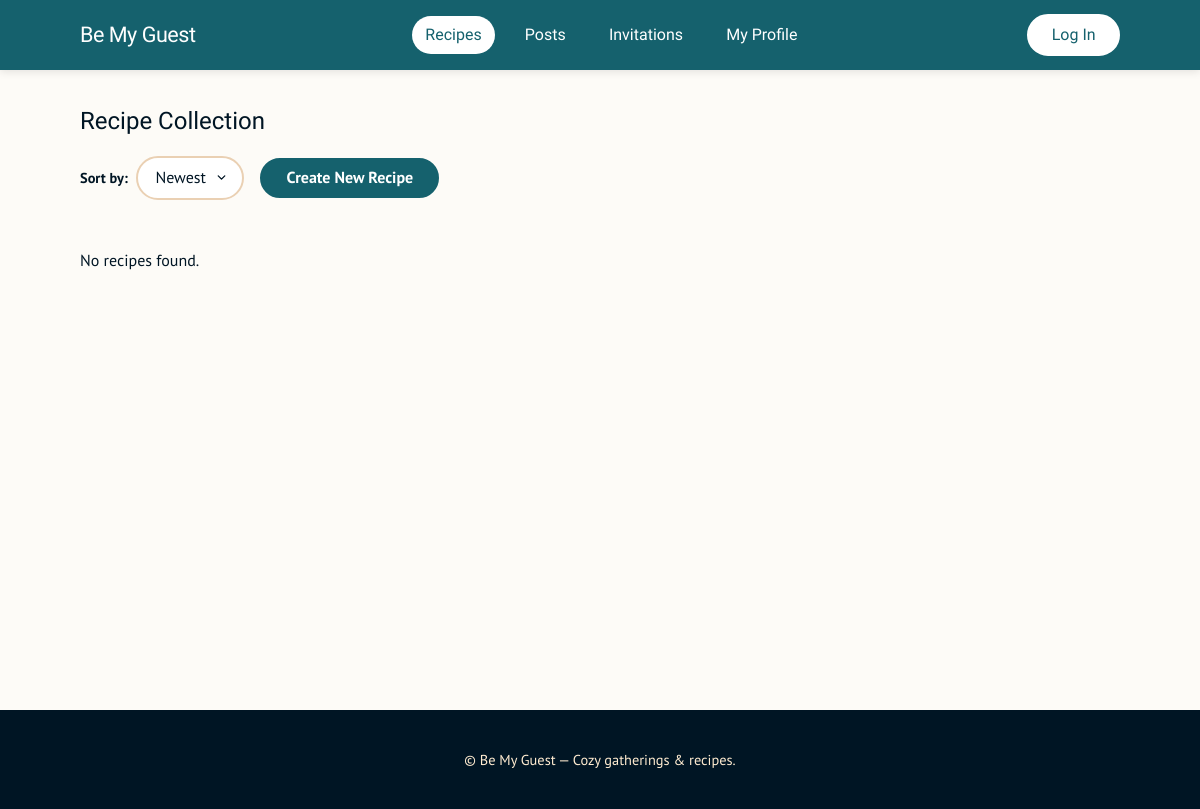
Page /recipes/ on the earlier database version.
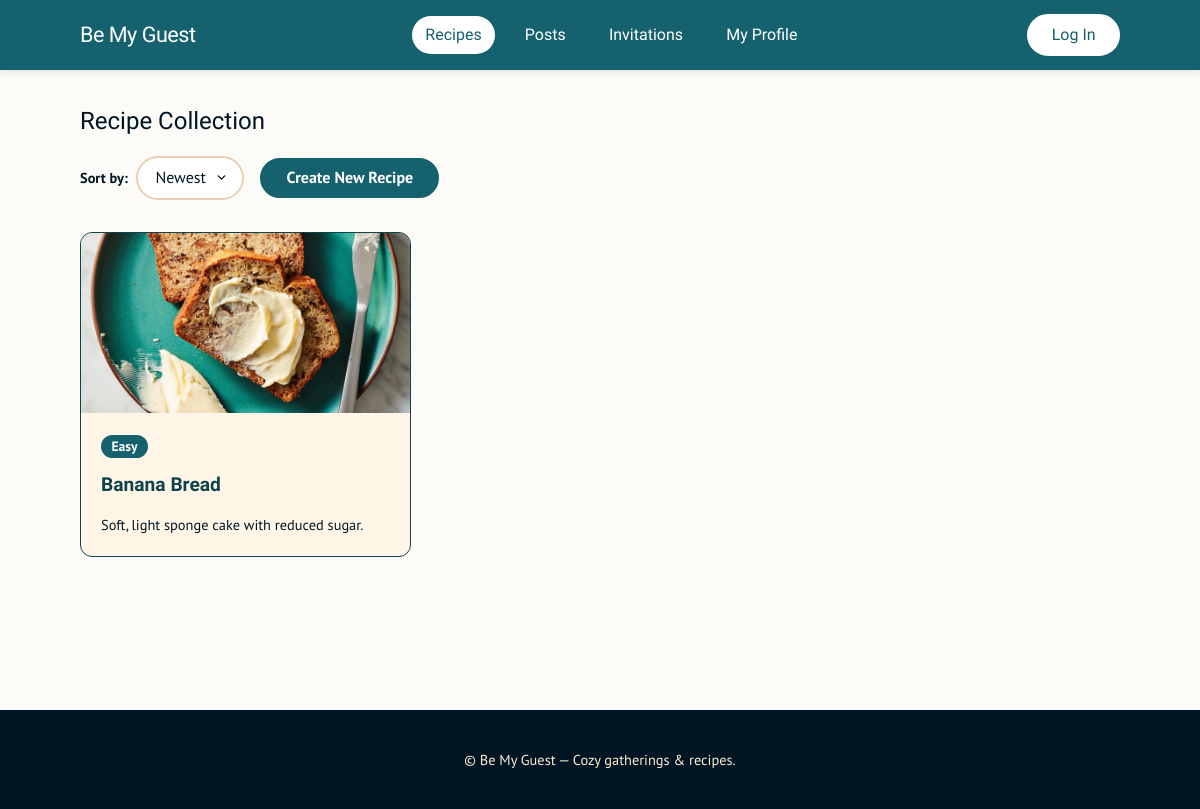
Same page on the later database version.
### features/recipes/models.py (models this page shows, shortened)
class Recipe(models.Model):
    class Difficulty(models.TextChoices):
        EASY = 'Easy', 'Easy'
        MEDIUM = 'Medium', 'Medium'
        HARD = 'Hard', 'Hard'
    id = models.BigAutoField(primary_key=True)
    creator = models.ForeignKey(
        settings.AUTH_USER_MODEL,
        on_delete=models.CASCADE,
        related_name='recipes',
        verbose_name='User who created recipe',
    )
    recipe_name = models.CharField(max_length=255)
    description = models.TextField(
        blank=True,
        help_text='Recipe introduction, story behind this recipe',
    )
    ingredients = models.JSONField(
        default=list, help_text='Ingredient names and quantities'
    )
    instructions = models.JSONField(
        default=list, help_text='Ordered cooking steps'
    )
    preparation_time = models.IntegerField(
        default=0, help_text='Preparation time (minutes)'
    )
    cooking_time = models.IntegerField(
        default=0, help_text='Cooking time (minutes)'
    )
    servings = models.PositiveIntegerField(
        default=1, help_text='Number of servings'
    )
    difficulty = models.CharField(
        max_length=10,
        choices=Difficulty.choices,
        default=Difficulty.EASY,
    )
    dietary_tags = models.JSONField(
        default=list, blank=True, help_text='Vegetarian, vegan, etc.'
    )
    allergens = models.JSONField(
        default=list, blank=True, help_text='Peanut, milk, eggs, etc.'
    )
    image = models.ImageField(upload_to='recipes/', blank=True, null=True)
    created_at = models.DateTimeField(auto_now_add=True)
    class Meta:
        ordering = ['-created_at']

### features/recipes/views.py (the view)
# urls.py: path("recipes/", recipe_views.recipe_list, name="recipes"),
def recipe_list(request):
    recipes = Recipe.objects.all().order_by('-created_at')
    return render(request, 'recipes.html', {'recipes': recipes})

### bemyguest/templates/recipes.html (shortened to what this page needs)
{% extends "base.html" %}
{% load static %}
{% block content %}
<div class="row" style="display: flex; justify-content: space-between; align-items: center; margin-bottom: 2rem; flex-wrap: wrap; gap: 1rem;">
  <h2 style="margin: 0; font-weight: 700;">Recipe Collection</h2>
  <div style="display: flex; align-items: center; gap: 1rem; flex-wrap: wrap;">
    <div style="display: flex; align-items: center; gap: 0.5rem;">
      <label for="sort-by" style="font-weight: 600; font-size: 0.9rem; margin: 0;">Sort by:</label>
        <select id="sort-by" style="width: auto; margin: 0; height: auto; padding: 0.45rem 2.25rem 0.45rem 1.1rem; border-radius: 999px; appearance: none; -webkit-appearance: none; background-color: var(--white, #ffffff); background-repeat: no-repeat; background-position: right 0.9rem center; background-size: 13px;">
        <option value="newest">Newest</option>
        </select>
    </div>
    <a href="{% url 'recipe_create' %}" class="button" style="background-color: var(--stormy-teal, #1b535d); color: white; border-radius: 9999px; padding: 0.5rem 1.5rem; text-decoration: none; font-weight: 600; display: inline-flex; align-items: center;">
      Create New Recipe
    </a>
  </div>
</div>
<div class="card-grid" style="display: grid !important; grid-template-columns: repeat(auto-fill, minmax(280px, 1fr)) !important; gap: 1.5rem !important; align-items: start !important;">
  {% for recipe in recipes %}
  <div class="recipe-card" style="margin-top: 0 !important; border: 1.5px solid var(--stormy-teal-dark, #0F434B); border-radius: var(--radius, 12px); overflow: hidden; background: var(--papaya-whip-light, #FFF6E8);">
    <div class="recipe-card__image" style="display: flex; align-items: center; justify-content: center; color: var(--white); background-color: var(--stormy-teal-dark, #0F434B); font-weight: bold; overflow: hidden; height: 180px;">
      {% if "Banana" in recipe.recipe_name %}
        <img src="{% static 'images/BananaBread.jpeg' %}" alt="Banana Bread" style="width: 100%; height: 100%; object-fit: cover; display: block;">
      {% elif recipe.image and recipe.image.name %}
        <img src="{{ recipe.image.url }}" alt="{{ recipe.recipe_name }}" style="width: 100%; height: 100%; object-fit: cover; display: block;">
      {% else %}
        [ Food Image ]
      {% endif %}
    </div>
    <div class="recipe-card__content" style="padding: 1.25rem;">
      <span class="badge primary" style="margin-bottom: 0.5rem;">{{ recipe.difficulty }}</span>
      <h3 style="margin-top: 0.25rem; margin-bottom: 0.5rem; font-size: 1.2rem;"><a href="{% url 'recipe_detail' recipe.pk %}">{{ recipe.recipe_name }}</a></h3>
      <p class="muted" style="font-size: 0.9rem; margin-bottom: 0; color: var(--ink-black); line-height: 1.4;">{{ recipe.description }}</p>
    </div>
  </div>
  {% empty %}
  <p class="muted">No recipes found.</p>
  {% endfor %}
</div>
{% endblock %}

### bemyguest/templates/base.html (shortened to what this page needs)
{% load static %}
<!DOCTYPE html>
<html lang="en">
<head>
    <link rel="stylesheet" href="{% static 'normalize.css' %}?v=2">
    <link rel="stylesheet" href="{% static 'skeleton.css' %}?v=3">
    <link rel="stylesheet" href="{% static 'style.css' %}?v=104">
</head>
<body>
  <header class="site-header">
    <div class="container">
      <a href="{% url 'home' %}" class="brand">
        <span class="brand__title">Be My Guest</span>
      </a>
      <nav class="nav" aria-label="Main Navigation">
        <a href="{% url 'recipes' %}" class="{% if request.resolver_match.url_name == 'recipes' %}active{% endif %}">Recipes</a>
        <a href="{% url 'posts' %}" class="{% if request.resolver_match.url_name == 'posts' %}active{% endif %}">Posts</a>
        <a href="{% url 'invitations' %}" class="{% if request.resolver_match.url_name == 'invitations' %}active{% endif %}">Invitations</a>
        <a href="{% url 'users:user' %}" class="{% if request.resolver_match.namespace == 'users' %}active{% endif %}">My Profile</a>
      </nav>
      <div class="auth-nav">
        {% if user.is_authenticated %}
          <form method="post" action="{% url 'logout' %}">
            {% csrf_token %}
            <button type="submit" class="button button-outline">Log Out</button>
          </form>
        {% else %}
          <a href="{% url 'login' %}" class="button button-nav">Log In</a>
        {% endif %}
      </div>
    </div>
  </header>
  <main class="main-content">
    <div class="container">
      {% block content %}{% endblock %}
    </div>
  </main>
  <footer class="site-footer">
    <div class="container">
      <p>&copy; Be My Guest — Cozy gatherings & recipes.</p>
    </div>
  </footer>
</body>
</html>

### bemyguest/ui-ux/skeleton.css (style rules this page uses)
a { color: var(--stormy-teal); text-decoration: none; font-weight: 500; }
.button, a.button, button, input[type="submit"], input[type="reset"], input[type="button"] { display: inline-flex; align-items: center; justify-content: center; background-color: var(--stormy-teal); border: 2px solid var(--stormy-teal); color: var(--white) !important; border-radius: 999px; padding: 0.6rem 1.4rem; font-weight: 600; line-height: 1.2; transition: background-color 0.2s ease, transform 0.1s ease; text-decoration: none !important; }
a.button.button-nav, .button.button-nav { background-color: var(--white) !important; color: var(--stormy-teal) !important; border: 2px solid var(--white) !important; }
input[type="text"], input[type="search"], input[type="email"], input[type="password"], select, textarea { border: 2px solid var(--border-light); background-color: var(--white); color: var(--ink-black); border-radius: 10px; padding: 0.6rem 0.85rem; width: 100%; }
.container { width: 100%; max-width: 1080px; margin: 0 auto; padding: 0 20px; }
.row { display: flex; gap: 1.5rem; flex-wrap: wrap; }
.badge { display: inline-block; padding: 0.3rem 0.65rem; border-radius: 999px; font-size: 0.85rem; font-weight: 600; line-height: 1; background: var(--papaya-whip); color: var(--brandy); }
.badge.primary { background: var(--stormy-teal); color: var(--white); }

### bemyguest/ui-ux/style.css (style rules this page uses)
:root { --ink-black: #001524; --stormy-teal: #15616D; --stormy-teal-dark: #0F434B; --papaya-whip: #FFECD1; --papaya-whip-light: #FFF6E8; --off-white: #FDFBF7; --harvest-orange: #D95D00; --brandy: #78290F; --white: #ffffff; --border-light: #EAD0B3; --radius: 12px; }
body { font-family: "PT Sans", sans-serif; color: var(--ink-black); background: var(--off-white) !important; line-height: 1.6; }
h1, h2, h3, h4, h5, h6, .recipe-card h3, .card h4, .brand__title, .nav a, .auth-nav a, .auth-nav button { font-family: "Calistoga", serif !important; font-weight: 400 !important; }
h1, h2, h3, h4, h5 { color: var(--ink-black); font-weight: 700; margin-top: 0; }
.site-header { background: var(--stormy-teal); color: var(--white); box-shadow: 0 2px 8px rgba(0, 0, 0, 0.1); }
.site-header .container { display: flex; align-items: center; justify-content: space-between; padding: 0.85rem 20px; }
.brand { display: flex; align-items: center; gap: 0.75rem; text-decoration: none; color: var(--white); }
.brand__title { font-weight: 800; font-size: 1.35rem; letter-spacing: -0.5px; color: var(--white); }
.nav { display: flex; gap: 1rem; align-items: center; }
.nav a { color: var(--white); padding: 0.4rem 0.9rem; border-radius: 999px; text-decoration: none; font-weight: 600; transition: background-color 0.2s ease; }
.nav a:hover, .nav a.active { background: var(--brandy); color: var(--white); }
.auth-nav { display: flex; gap: 0.5rem; }
.site-header .nav a, .nav a { transition: background-color 0.2s ease, color 0.2s ease; border-radius: 999px; padding: 0.4rem 0.85rem; }
.site-header .nav a.active, .nav a.active { background-color: var(--white) !important; color: var(--stormy-teal) !important; font-weight: 600; }
.site-header .nav a::after, .nav a::after { background-color: transparent !important; }
.main-content { padding: 2rem 0; min-height: calc(100vh - 160px); }
.card-grid { display: grid; grid-template-columns: repeat(auto-fill, minmax(280px, 1fr)); gap: 1.5rem; align-items: start; }
.recipe-card { background: var(--papaya-whip-light, #FFF6E8); border-radius: var(--radius, 12px); border: 1.5px solid var(--stormy-teal-dark, #0F434B); overflow: hidden; display: flex; flex-direction: column; }
.recipe-card__image { width: 100% !important; height: 180px !important; object-fit: cover !important; background-color: var(--stormy-teal-dark, #0F434B); position: relative; overflow: hidden; }
.recipe-card__image img { display: block !important; width: 100% !important; height: 100% !important; object-fit: cover !important; }
.recipe-card__content { padding: 1rem; flex-grow: 1; }
.card a, .recipe-card a { color: var(--stormy-teal-dark); font-weight: 700; }
.card-grid, .row, .posts-container { display: grid !important; align-items: start !important; align-content: start !important; justify-content: start; }
.card-grid { display: grid !important; grid-template-columns: repeat(auto-fit, minmax(460px, 1fr)); gap: 1.5rem; align-items: start !important; align-content: start !important; }
.site-footer { background: var(--ink-black); color: var(--papaya-whip); padding: 1.5rem 0; text-align: center; font-size: 0.9rem; }

Differences in the rows shown:
added Recipe: difficulty "Easy", recipe_name "Banana Bread", description "Soft, light sponge cake with reduced sugar."
Other differences:
text no longer shown: "No recipes found."
